Frame 1 (no input): blank canvas, image omitted
Frame 60 (no input): blank canvas, image omitted
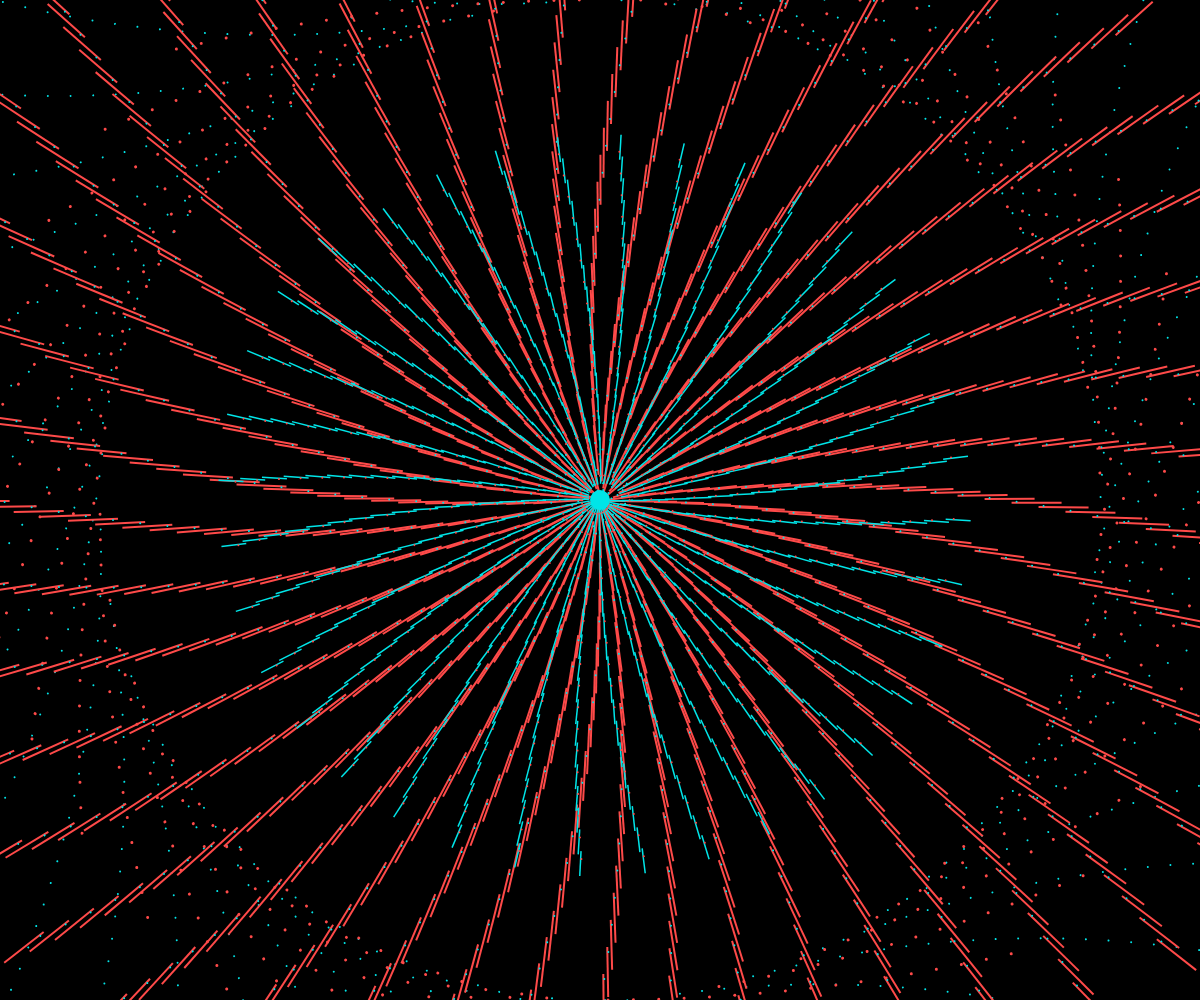
Frame 120 (the mouse pressed at the canvas centre since frame 60)

The p5.js sketch whose frames 1 and 60 were blank and that drew this single picture after the mouse press (run headless with seeded random() and noise() and a simulated clock; from frame 60 on, the mouse is pressed at the canvas centre):

// p5.js sketch
// ── sketch.js


// Variables definition
let bg, st, nd, rd, acc, ext, wh, bl;

function setup() {

  // Adapting the sketch to width and height of the screen
  createCanvas(windowWidth, windowHeight);
  
  // Color variables
  bg = '#011C27';
  st = '#FAA6FF';
  nd = '#4F172A';
  rd = '#00E5E8';
  acc = '#E7EB90';
  ext = '#FE4A49';
  wh = '#ffffff';
  bl = '#000000';
}



function draw() {
  background(bl);

  // Rect - Loop 1
  fill(ext);
  noStroke();
  rectMode(CORNER);
  
  for(let i = 0; i < mouseX * 2; i++){
    push();
    translate(width/2, height/2);
    rotate(radians(i * 32 + (i * frameCount * 0.0001)));
    
    fill(ext);
    rect(mouseX * 0.001 * i, 0, 50, 2);
    
    fill(rd);
    ellipse(mouseX * 0.001 * i + 5, 0, 2, 2);
    ellipse(mouseX * 0.001 * i + 5, height/2, 2, 2);
    pop();
  }
  
  // Rect - Loop 2
  for(let i = 0; i < mouseX; i++){
    push();
    translate(width/2, height/2);
    rotate(radians(i * 10 + (i * -frameCount * 0.0001)));
    
    fill(rd);
    rect(mouseX * 0.001 * i, 0, 25, 1.5);
    
    fill(ext);
    ellipse(mouseX * 0.001 * i + 8, 0, 2, 2);
    ellipse(mouseX * 0.001 * i + 8, height/2, 3, 3);
    pop();
  }
  
  // Cursor shape
  push();
  translate(mouseX, mouseY);
  fill(rd);
  noStroke();
  circle(0, 0, 20);
  pop();
}

// 'Responsiveness'
function windowResized() {
  resizeCanvas(windowWidth, windowHeight);
}
